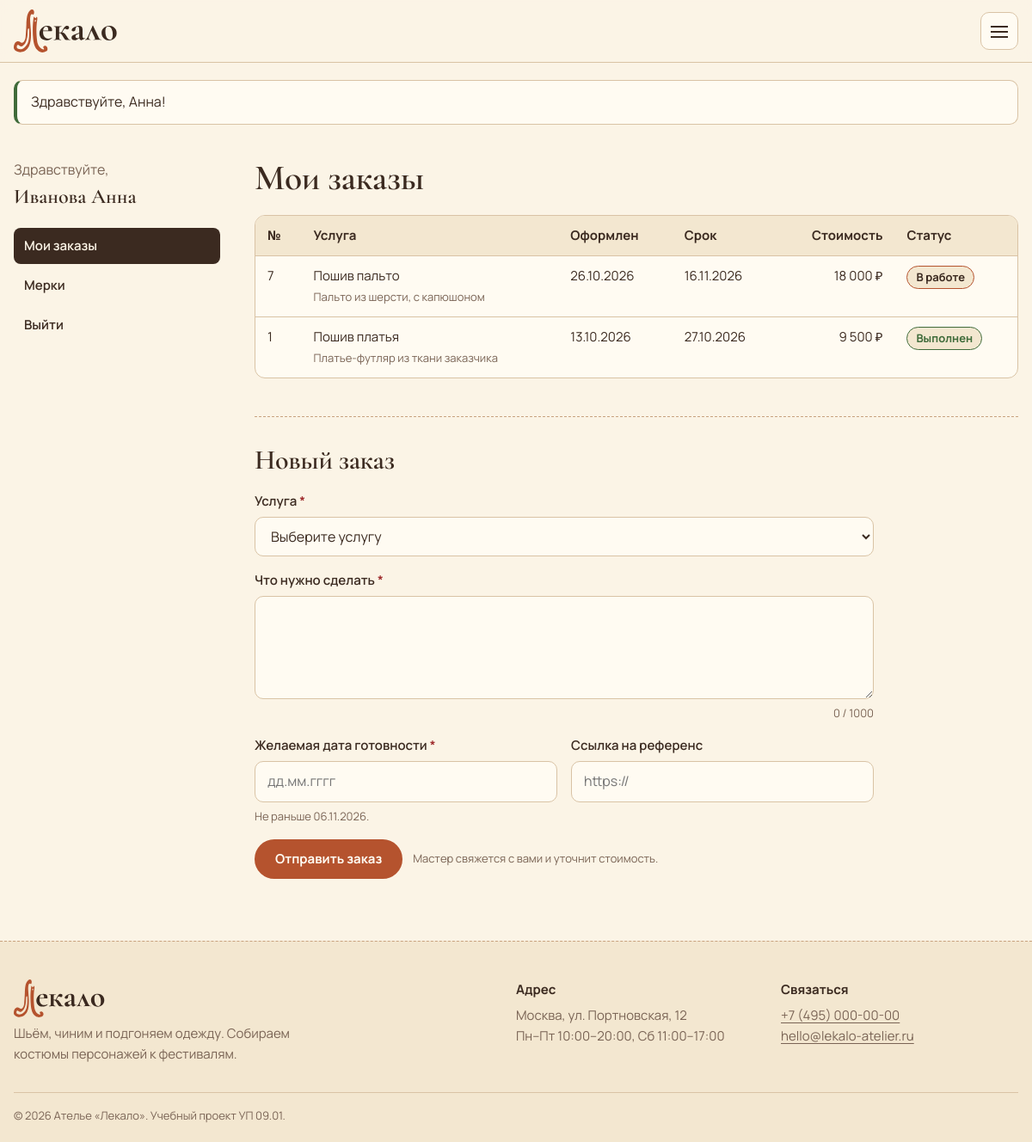
Page /account.php (signed in) on the committed database.
### tables this page shows
CREATE TABLE orders (
    id_order       INT AUTO_INCREMENT PRIMARY KEY,
    id_user        INT NOT NULL,
    id_service     INT NOT NULL,
    id_status      INT NOT NULL,
    order_date     DATE NOT NULL,
    due_date       DATE NOT NULL,
    completed_date DATE NULL,
    total_price    DECIMAL(10,2) NOT NULL,
    description    TEXT NULL,
    reference_url  VARCHAR(255) NULL,
    CONSTRAINT fk_orders_users    FOREIGN KEY (id_user)    REFERENCES users (id_user)
        ON UPDATE CASCADE ON DELETE RESTRICT,
    CONSTRAINT fk_orders_services FOREIGN KEY (id_service) REFERENCES services (id_service)
        ON UPDATE CASCADE ON DELETE RESTRICT,
    CONSTRAINT fk_orders_statuses FOREIGN KEY (id_status)  REFERENCES order_statuses (id_status)
        ON UPDATE CASCADE ON DELETE RESTRICT
);

CREATE TABLE services (
    id_service      INT AUTO_INCREMENT PRIMARY KEY,
    id_service_type INT NOT NULL,
    service_name    VARCHAR(100) NOT NULL,
    description     TEXT NULL,
    price           DECIMAL(10,2) NOT NULL,
    duration_days   INT NOT NULL,
    CONSTRAINT fk_services_types FOREIGN KEY (id_service_type) REFERENCES service_types (id_service_type)
        ON UPDATE CASCADE ON DELETE RESTRICT
);

CREATE TABLE order_statuses (
    id_status   INT AUTO_INCREMENT PRIMARY KEY,
    status_name VARCHAR(30) NOT NULL UNIQUE
);

### includes/helpers.php (called while the page is built, shortened)
<?php
require_once __DIR__ . '/db.php';
function e($value): string
{
    return htmlspecialchars((string)$value, ENT_QUOTES, 'UTF-8');
}
function money($value): string
{
    return number_format((float)$value, 0, ',', ' ') . ' ₽';
}
function date_ru(?string $date): string
{
    return date('d.m.Y', strtotime($date));
}
function current_user(): ?array
{
    return $_SESSION['user'] ?? null;
}
function require_login(): array
{
    $user = current_user();
    return $user;
}

### includes/db.php (called while the page is built, shortened)
<?php
function db(): PDO
{
    static $pdo = null;
    if ($pdo === null) {
        $dsn = 'mysql:host=' . DB_HOST . ';dbname=' . DB_NAME . ';charset=utf8mb4';
        try {
            $pdo = new PDO($dsn, DB_USER, DB_PASS, [
                PDO::ATTR_ERRMODE            => PDO::ERRMODE_EXCEPTION,
                PDO::ATTR_DEFAULT_FETCH_MODE => PDO::FETCH_ASSOC,
                PDO::ATTR_EMULATE_PREPARES   => false,
            ]);
        } catch (PDOException $e) {
            http_response_code(503);
            exit('<p style="font-family:sans-serif;padding:24px">Нет подключения к базе данных. '
                . 'Запустите MySQL в панели XAMPP и импортируйте файл sql/sewing_atelier.sql через phpMyAdmin.</p>');
        }
    }
    return $pdo;
}
function db_all(string $sql, array $params = []): array
{
    $st = db()->prepare($sql);
    $st->execute($params);
    return $st->fetchAll();
}

### account.php (the view, shortened to what this page needs)
<?php
require_once __DIR__ . '/includes/helpers.php';
$user = require_login();
$tab = ($_GET['tab'] ?? 'orders') === 'measurements' ? 'measurements' : 'orders';
$orders = db_all(
    'SELECT o.*, s.service_name, os.status_name FROM orders o
     JOIN services s ON s.id_service = o.id_service
     JOIN order_statuses os ON os.id_status = o.id_status
     WHERE o.id_user = ? ORDER BY o.order_date DESC, o.id_order DESC',
    [$user['id']]
);
$preRef = preg_match('~^https://shikimori\.(io|one)/characters/[\w\-]+$~', $_GET['ref'] ?? '') ? $_GET['ref'] : '';
$minDate = date('Y-m-d', strtotime('+3 days'));
$statusClass = ['Выполнен' => 'status--done', 'Отменён' => 'status--cancel', 'В работе' => 'status--active', 'Примерка' => 'status--active'];
require __DIR__ . '/includes/header.php';
?>
<div class="container account">
    <aside class="account__aside">
        <p class="account__hello">Здравствуйте,<br><strong><?= e($user['full']) ?></strong></p>
        <nav class="side-menu" aria-label="Разделы кабинета">
            <a class="side-menu__link<?= $tab === 'orders' ? ' side-menu__link--active' : '' ?>" href="account.php">Мои заказы</a>
            <a class="side-menu__link<?= $tab === 'measurements' ? ' side-menu__link--active' : '' ?>" href="account.php?tab=measurements">Мерки</a>
            <a class="side-menu__link" href="logout.php">Выйти</a>
        </nav>
    </aside>
    <div class="account__main">
<?php if ($tab === 'orders'): ?>
        <h1 class="account__title">Мои заказы</h1>
        <div class="table-wrap">
            <table class="table">
                <thead class="table__head">
                    <tr>
                        <th class="table__cell table__cell--head" scope="col">№</th>
                        <th class="table__cell table__cell--head" scope="col">Услуга</th>
                        <th class="table__cell table__cell--head" scope="col">Оформлен</th>
                        <th class="table__cell table__cell--head" scope="col">Срок</th>
                        <th class="table__cell table__cell--head table__cell--num" scope="col">Стоимость</th>
                        <th class="table__cell table__cell--head" scope="col">Статус</th>
                    </tr>
                </thead>
                <tbody>
<?php foreach ($orders as $o): ?>
                    <tr class="table__row">
                        <td class="table__cell"><?= (int)$o['id_order'] ?></td>
                        <td class="table__cell"><?= e($o['service_name']) ?><?php if ($o['description']): ?><br><span class="account__desc"><?= e($o['description']) ?></span><?php endif; ?></td>
                        <td class="table__cell"><?= date_ru($o['order_date']) ?></td>
                        <td class="table__cell"><?= date_ru($o['due_date']) ?></td>
                        <td class="table__cell table__cell--num"><?= money($o['total_price']) ?></td>
                        <td class="table__cell"><span class="status <?= $statusClass[$o['status_name']] ?? '' ?>"><?= e($o['status_name']) ?></span></td>
                    </tr>
<?php endforeach; ?>
                </tbody>
            </table>
        </div>
        <section class="account__section" id="new-order">
            <h2 class="account__subtitle">Новый заказ</h2>
            <form class="form account__form" action="handlers/order-create.php" method="post" data-validate>
                <div class="form__field">
                    <label class="form__label" for="id_service">Услуга <span class="form__required">*</span></label>
                    <select class="form__select" id="id_service" name="id_service" required>
                        <option value="">Выберите услугу</option>
                    </select>
                </div>
                <div class="form__field">
                    <label class="form__label" for="description">Что нужно сделать <span class="form__required">*</span></label>
                    <textarea class="form__textarea" id="description" name="description" required minlength="10" maxlength="1000" data-counter="order-counter" data-pattern="^[\s\S]{10,}$" data-pattern-message="Опишите заказ хотя бы в 10 символах."><?= e($preDescription) ?></textarea>
                    <p class="form__counter" id="order-counter"></p>
                </div>
                <div class="form__row">
                    <div class="form__field">
                        <label class="form__label" for="due_date">Желаемая дата готовности <span class="form__required">*</span></label>
                        <input class="form__input" id="due_date" name="due_date" inputmode="numeric" maxlength="10" placeholder="дд.мм.гггг" autocomplete="off" required data-date data-min-days="3">
                        <p class="form__hint">Не раньше <?= date_ru($minDate) ?>.</p>
                    </div>
                    <div class="form__field">
                        <label class="form__label" for="reference_url">Ссылка на референс</label>
                        <input class="form__input" id="reference_url" name="reference_url" type="url" maxlength="255" placeholder="https://" value="<?= e($preRef) ?>" data-pattern="^https?://\S+$" data-pattern-message="Ссылка должна начинаться с http:// или https://.">
                    </div>
                </div>
                <div class="form__actions">
                    <button class="button" type="submit">Отправить заказ</button>
                    <p class="form__hint">Мастер свяжется с вами и уточнит стоимость.</p>
                </div>
            </form>
        </section>
<?php endif; ?>
    </div>
</div>
<?php require __DIR__ . '/includes/footer.php'; ?>

### assets/css/base/themes.css (style rules this page uses)
:root, [data-theme="paper"] { --color-bg: #FBF4E6; --color-surface: #FFFBF2; --color-surface-2: #F3E7D0; --color-text: #3B2A20; --color-muted: #7A6455; --color-accent: #B5532E; --color-accent-2: #8C2F39; --color-on-accent: #FFFBF2; --color-link: #8C2F39; --color-line: #D9C3A5; --color-seam: #C8A27F; --color-focus: #8C2F39; --color-success: #3F6B3A; --color-error: #9E2A2B; --hero-bg: radial-gradient(120% 90% at 85% 0%, #F3E2C2 0%, transparent 60%), var(--color-bg); --tape-bg: #E9C46A; --tape-ink: #3B2A20; color-scheme: light; }

### assets/css/base/typography.css (style rules this page uses)
:root { --font-display: "Cormorant Garamond", "Times New Roman", serif; --font-body: "Manrope", "Segoe UI", Arial, sans-serif; --text-sm: .875rem; --text-base: 1rem; --text-lg: 1.1875rem; --text-h3: 1.5rem; --text-h2: clamp(1.9rem, 3.2vw, 2.6rem); --text-h1: clamp(2.6rem, 6vw, 4.6rem); }
body { font-family: var(--font-body); font-size: var(--text-base); line-height: 1.6; color: var(--color-text); background: var(--color-bg); }
h1, h2, h3 { font-family: var(--font-display); font-weight: 600; line-height: 1.1; letter-spacing: -.01em; }
h1 { font-size: var(--text-h1); }
h2 { font-size: var(--text-h2); }
a { color: var(--color-link); text-underline-offset: .18em; }
strong { font-weight: 700; }

### assets/css/base/layout.css (style rules this page uses)
.container { width: min(1200px, 100% - 32px); margin-inline: auto; }
.page { position: relative; min-height: 100vh; display: flex; flex-direction: column; transition: background-color .3s, color .3s; }

### assets/css/blocks/button.css (style rules this page uses)
.button { display: inline-flex; align-items: center; justify-content: center; gap: 8px; min-height: 46px; padding: 10px 22px; border: 2px solid var(--color-accent); border-radius: 999px; background: var(--color-accent); color: var(--color-on-accent); font-weight: 700; font-size: .9375rem; text-decoration: none; line-height: 1.2; white-space: nowrap; transition: transform .15s, background-color .15s; }

### assets/css/blocks/form.css (style rules this page uses)
.form { display: grid; gap: 16px; }
.form__row { display: grid; grid-template-columns: 1fr 1fr; gap: 16px; }
.form__field { display: grid; gap: 6px; align-content: start; }
.form__label { font-weight: 600; font-size: .9375rem; }
.form__required { color: var(--color-error); }
.form__input, .form__select, .form__textarea { width: 100%; min-height: 46px; padding: 10px 14px; border: 1.5px solid var(--color-line); border-radius: 10px; background: var(--color-surface); color: var(--color-text); }
.form__textarea { min-height: 120px; resize: vertical; }
.form__hint { font-size: .8125rem; color: var(--color-muted); }
.form__actions { display: flex; gap: 12px; flex-wrap: wrap; align-items: center; }
.form__counter { font-size: .8125rem; color: var(--color-muted); text-align: right; }

### assets/css/blocks/table.css (style rules this page uses)
.table-wrap { overflow-x: auto; border: 1px solid var(--color-line); border-radius: 12px; background: var(--color-surface); }
.table { width: 100%; font-size: .9375rem; }
.table__head { background: var(--color-surface-2); }
.table__cell { padding: 11px 14px; text-align: left; border-bottom: 1px solid var(--color-line); vertical-align: top; }
.table__cell--head { font-weight: 700; white-space: nowrap; }
.table__cell--num { text-align: right; white-space: nowrap; }
.table__row:last-child .table__cell { border-bottom: 0; }
.status { display: inline-block; padding: 2px 10px; border-radius: 999px; font-size: .8125rem; font-weight: 700; background: var(--color-surface-2); border: 1px solid var(--color-line); white-space: nowrap; }
.status--done { border-color: var(--color-success); color: var(--color-success); }
.status--active { border-color: var(--color-accent); }

### assets/css/blocks/side-menu.css (style rules this page uses)
.side-menu { display: grid; gap: 4px; align-content: start; }
.side-menu__link { display: block; padding: 9px 12px; border-radius: 8px; color: var(--color-text); text-decoration: none; font-weight: 600; font-size: .9375rem; }
.side-menu__link--active { background: var(--color-text); color: var(--color-bg); }

### rows in the picture
orders: id_order "7", id_service.service_name "Пошив пальто", description "Пальто из шерсти, с капюшоном", order_date "26.10.2026", due_date "16.11.2026", total_price "18 000 ₽", id_status.status_name "В работе"
orders: id_order "1", id_service.service_name "Пошив платья", description "Платье-футляр из ткани заказчика", order_date "13.10.2026", due_date "27.10.2026", total_price "9 500 ₽", id_status.status_name "Выполнен"

### other values in the picture
$f['text'] "Здравствуйте, Анна!"
$user['full'] "Иванова Анна"
